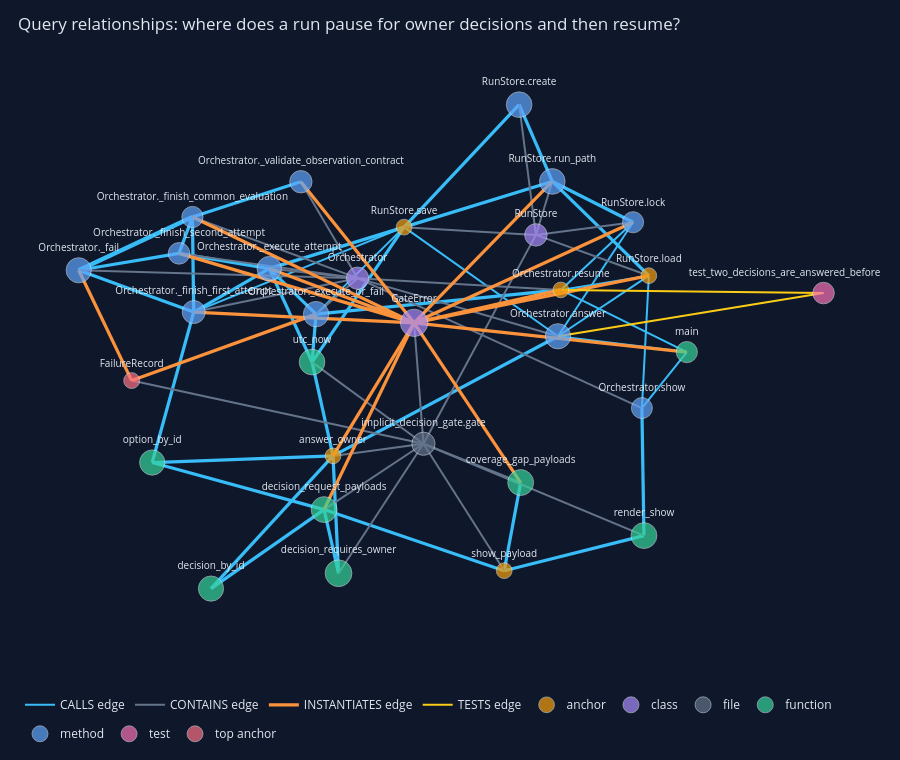

The code cell stored with this chart in its notebook:
### Code cell
query_figure = query_result_figure(knowledge, result)
display_graph(query_figure, width=1340, height=760)
